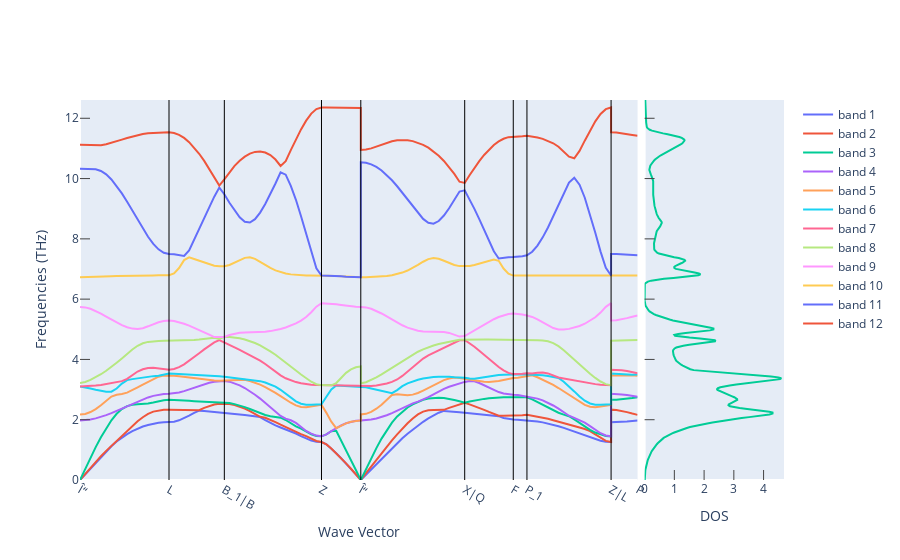

Notebook source saved alongside this figure:
### Code cell
fig_ph_bs_and_dos = get_plot_bs_and_dos(ph_bs, ph_dos)
fig_ph_bs_and_dos.update_yaxes(rangemode="tozero")
fig_ph_bs_and_dos.show()
